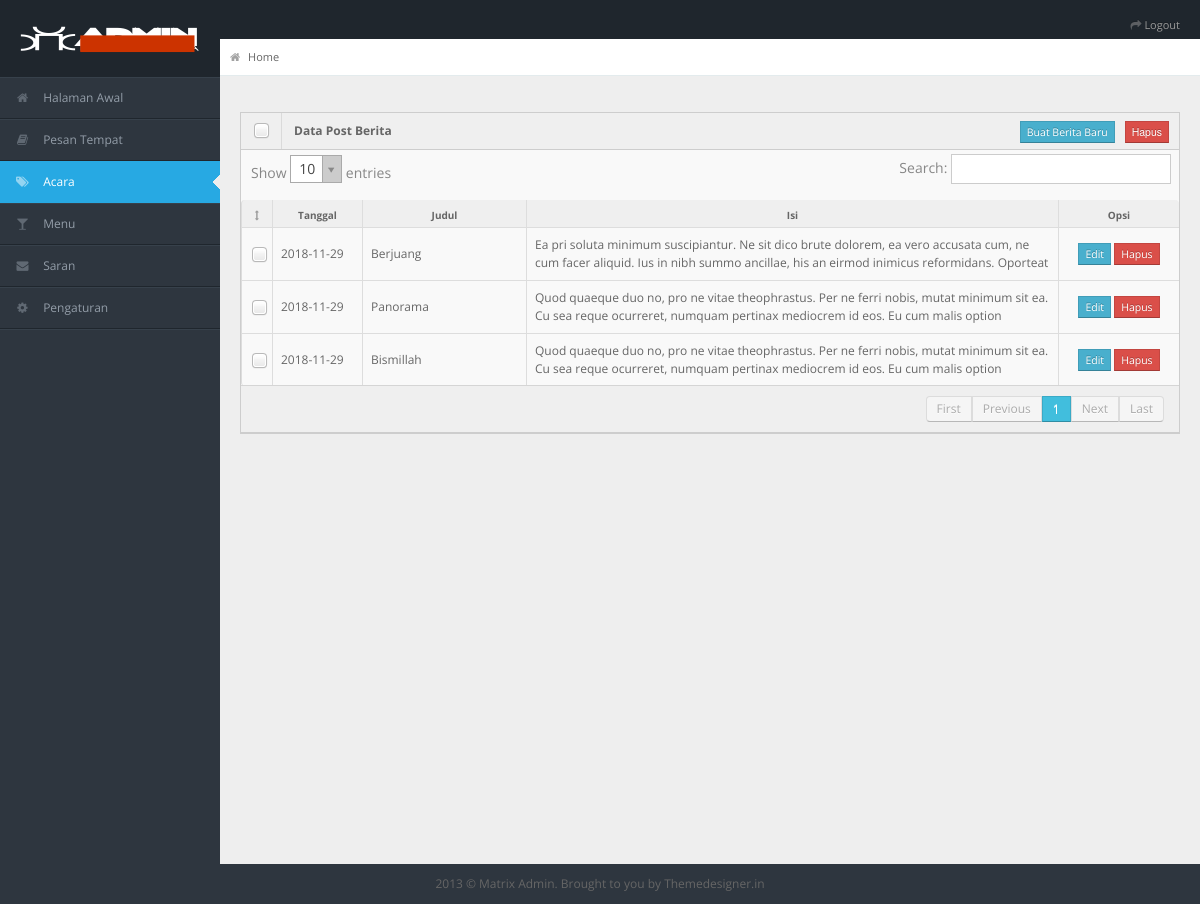
The app's page /index.php/admin/event with its own data.
### tables this page shows
CREATE TABLE `event` (
  `no_post` int(11) NOT NULL,
  `tanggal` date NOT NULL,
  `judul` varchar(150) NOT NULL,
  `nama_gambar` varchar(100) DEFAULT NULL,
  `isi` longtext NOT NULL
);

### application/controllers/Admin.php (called while the page is built, shortened)
<?php
class Admin extends CI_Controller {
	function __construct() {
			$this->load->model('M_aksiadmin');
			$this->load->view('admin/head');
			$this->load->view('admin/navigation');
			$this->load->view('admin/content');
	}
	public function event(){
		$htmlTag = array('&lt;div&gt;','&lt;/div&gt;');
		$data = $this->M_aksiadmin->getEvent();
		$this->load->view('admin/konten/event',$var = array('data' =>$data,'html'=>$htmlTag));
		$this->load->view('admin/footer');
	}
}
?>

### index.php (called while the page is built, shortened)
<?php
require_once BASEPATH.'core/CodeIgniter.php';

### application/models/m_aksiadmin.php (called while the page is built, shortened)
<?php
class M_aksiadmin extends CI_Model {
	public function getEvent(){
		$data = $this->db->get('event');
		return($data->result());
	}
}
?>

### application/views/admin/konten/event.php (the view, shortened to what this page needs)
<div class="row-fluid">
      <div class="span12">
        <div class="widget-box">
        	<form action="<?php echo base_url('AksiAdminEvent/delmulEvent')?>" method="post">
          <div class="widget-title"> <span class="icon">
            </span>
            <h5>Data Post Berita</h5>
            <input type="submit" class=" btn btn-mini btn-danger buttons" value="Hapus" />
            <a href="<?php echo base_url('Admin/newEvent'); ?>" class=" btn btn-mini btn-info buttons">Buat Berita Baru</a>
          </div>
          <div class="widget-content nopadding">
            <table class="table table-bordered data-table with-check event">
              <thead>
                <tr>
                  <th class="satu"><i class="icon-resize-vertical"></th>
                  <th class="dua">Tanggal</th>
                  <th class="tiga">Judul</th>
                  <th class="empat">Isi</th>
                  <th class="lima">Opsi</th>
                </tr>
              </thead>
              <tbody>
              <?php foreach($data as $row){?>
                <tr class="gradeX">
                  <td class="satu"><input type="checkbox" name="no_post[]" value="<?php echo $row->no_post ?>" /></td>
                  <td class="dua"><?php echo $row->tanggal;?></td>
                  <td class="tiga"><p><?php echo $row->judul; ?></p></td>
                  <td class="empat"><p><?php echo str_ireplace($html,"",htmlentities($row->isi)) ; ?></p></td>
                  <td class="lima">
                  	<a  href="<?php echo base_url()."Admin/editEvent/".$row->no_post ?>" class="btn btn-mini btn-info">Edit</a>
                  	<a  href="<?php echo base_url()."AksiAdminEvent/delEvent/".$row->no_post ?>" class="btn btn-mini btn-danger">Hapus</a>
                  </td>
                </tr>
                <?php } ?>
              </tbody>
            </table>
            </form>
          </div>
        </div>
      </div>
    </div>
    </div>
    </div>

### assets/admin/css/matrix-style.css (style rules this page uses)
* { outline:none !important; -moz-outline: none !important; }
html, body { height:100% }
body { overflow-x: hidden; margin-top: -10px; font-family: 'Open Sans', sans-serif; font-size:12px; color:#666; }
a { color:#666; }
select, textarea, input[type="text"], input[type="password"], input[type="datetime"], input[type="datetime-local"], input[type="date"], input[type="month"], input[type="time"], input[type="week"], input[type="number"], input[type="email"], input[type="url"], input[type="search"], input[type="tel"], input[type="color"], .uneditable-input, .label, .dropdown-menu, .btn, .well, .progress, .table-bordered, .btn-group > .btn:first-child, .btn-group > .btn:last-child, .btn-group > .btn:last-child, .btn-group > .dropdown-toggle, .alert { border-radius:0px; }
.btn, textarea, input[type="text"], input[type="password"], input[type="datetime"], input[type="datetime-local"], input[type="date"], input[type="month"], input[type="time"], input[type="week"], input[type="number"], input[type="email"], input[type="url"], input[type="search"], input[type="tel"], input[type="color"], .uneditable-input { box-shadow:none; }
.progress, .progress-success .bar, .progress .bar-success, .progress-warning .bar, .progress .bar-warning, .progress-danger .bar, .progress .bar-danger, .progress-info .bar, .progress .bar-info, .btn, .btn-primary { background-image:none; }
.container-fluid .row-fluid:first-child { margin-top: 20px; }
.stat-boxes .peity_bar_good, .stat-boxes .peity_line_good, { color: #459D1C; }
.widget-box { background: none repeat scroll 0 0 #F9F9F9; border-left: 1px solid #CDCDCD; border-top: 1px solid #CDCDCD; border-right: 1px solid #CDCDCD; clear: both; margin-top: 16px; margin-bottom: 16px; position: relative; }
.widget-title, .modal-header, .table th, div.dataTables_wrapper .ui-widget-header { background:#efefef; border-bottom: 1px solid #CDCDCD; height: 36px; }
.widget-title span.icon { padding: 9px 10px 7px 11px; float: left; border-right:1px solid #dadada; }
.widget-title h5 { color: #666; float: left; font-size: 12px; font-weight: bold; padding: 12px; line-height: 12px; margin: 0; }
.widget-title .buttons { float: right; margin: 8px 10px 0 0; }
.widget-content { padding:15px; border-bottom: 1px solid #cdcdcd; }
.table th { height: auto; font-size: 10px; padding: 5px 10px 2px; border-bottom: 0; text-align: center; color: #666666; }
.table.with-check tr th:first-child, .table.with-check tr td:first-child { width: 10px; }
.table.with-check tr th:first-child i { margin-top: -2px; opacity: 0.6; }
.nopadding { padding: 0 !important; }
.nopadding .table { margin-bottom: 0; }
.nopadding .table-bordered { border: 0; }
form { margin-bottom: 0; }

### assets/admin/css/matrix-media.css (style rules this page uses)
body { background:#2E363F; }

### assets/admin/css/mystyle.css (style rules this page uses)
.table.event { table-layout: fixed; }
.table .satu { width: 12px; text-align: center; vertical-align: middle; }
.table .dua { width: 10%; vertical-align: middle; }
.table .tiga { vertical-align: middle; width: 20%; }
.table .tiga p { vertical-align: middle; line-height: 1.5em; max-height: 3em; overflow: hidden; margin-bottom: 0px; }
.table .empat { width: 70% }
.table .empat p { line-height: 1.5em; max-height: 3em; overflow: hidden; margin-bottom: 0px; }
.table .lima { width: 100px; text-align: center; vertical-align: middle; }

### records on screen
event: tanggal "2018-11-29", judul "Berjuang", isi "Ea pri soluta minimum suscipiantur. Ne sit dico brute dolorem, ea vero accusata cum, ne cum facer aliquid. Ius in nibh summo ancillae, his an eirmod inimicus reformidans. Oporteat…"
event: tanggal "2018-11-29", judul "Panorama", isi "Quod quaeque duo no, pro ne vitae theophrastus. Per ne ferri nobis, mutat minimum sit ea. Cu sea reque ocurreret, numquam pertinax mediocrem id eos. Eu cum malis option…"
event: tanggal "2018-11-29", judul "Bismillah", isi "Quod quaeque duo no, pro ne vitae theophrastus. Per ne ferri nobis, mutat minimum sit ea. Cu sea reque ocurreret, numquam pertinax mediocrem id eos. Eu cum malis option…"
